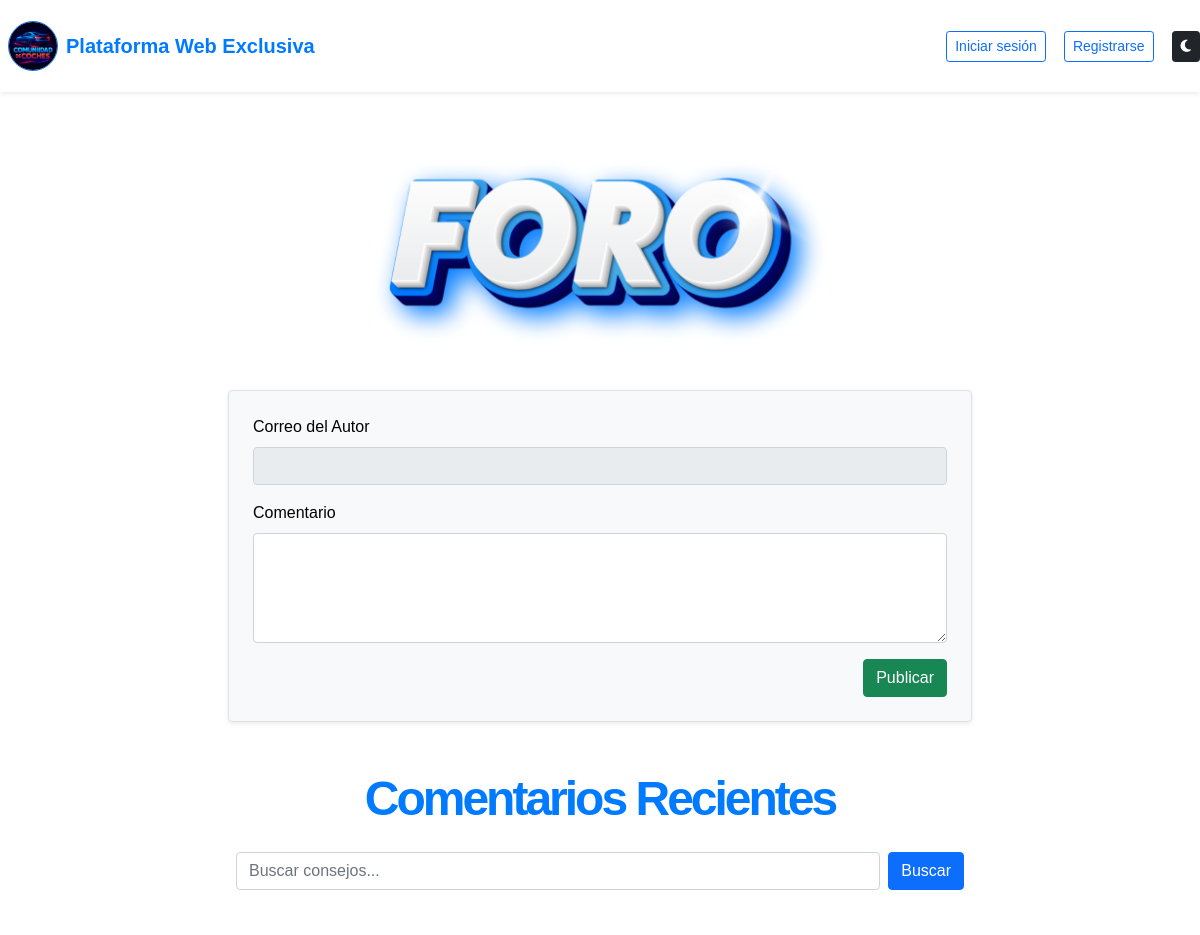
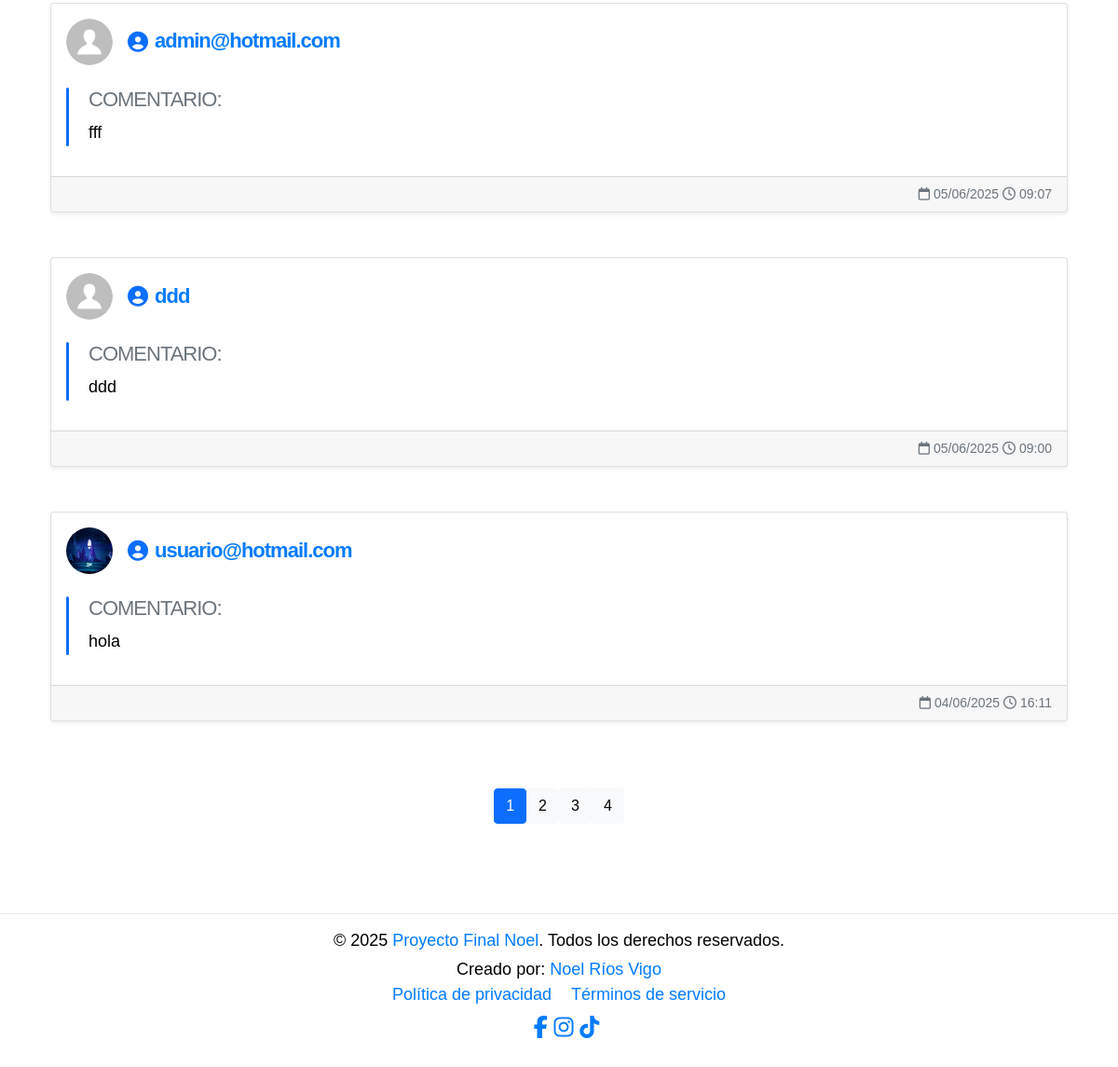
The app's page /foros.php with its own data (2 pictures, top to bottom).
### tables this page shows
CREATE TABLE `foros` (
  `id` int(11) NOT NULL,
  `autor` varchar(200) NOT NULL,
  `id_usuario` int(11) NOT NULL,
  `comentarios` text NOT NULL,
  `fecha` datetime DEFAULT current_timestamp()
);

### foros.php (called while the page is built, shortened)
<?php
require('librerias/db_mysql.php');
$conn = db_open();
$busqueda = isset($_GET['busqueda']) ? $_GET['busqueda'] : '';
$por_pagina = 3;
$pagina_actual = isset($_GET['p']) ? max(1, intval($_GET['p'])) : 1;
$offset = ($pagina_actual - 1) * $por_pagina;
$foros = db_query(
    $conn,
    "SELECT f.*,
            COALESCE(u.avatar_path, 'default-avatar.png') as avatar_path,
            COALESCE(u.email, f.autor) as email
     FROM foros f
     LEFT JOIN usuarios u ON f.autor = u.email
     WHERE (? = '' OR f.comentarios LIKE ?)
     ORDER BY f.fecha DESC
     LIMIT ? OFFSET ?",
    ['', '%' . $busqueda . '%', $por_pagina, $offset]
);
require('vistas/plantilla.html.php');

### librerias/db_mysql.php (called while the page is built, shortened)
<?php
function db_query($conn, $sql, $values = null)
{
    try {
        $stmt = mysqli_prepare($conn, $sql);
        if ($values) {
            $types = str_repeat("s", count($values));
            mysqli_stmt_bind_param($stmt, $types, ...$values);
        }
        mysqli_stmt_execute($stmt);
        $res = mysqli_stmt_get_result($stmt);
        if (gettype($res) == 'boolean') {
            return $res;
        } else {
            $data = mysqli_fetch_all($res, MYSQLI_ASSOC);
            return $data;
        }
    } catch (Exception $e) {
        echo "Error: " . $e->getMessage();
        return false;
    }
}

### vistas/foros.html.php (the view, shortened to what this page needs)
<div class="container py-5">
    <div class="text-center mb-4">
        <img src="admin/imagenes/cabeceras/foro.png" alt="Foro" class="section-padding">
    </div>
    <div class="row justify-content-center mb-5">
        <div class="col-md-8">
            <form action="foros.php" method="post" enctype="multipart/form-data" class="p-4 border rounded shadow-sm bg-light">
				<div class="mb-3">
					<label for="autor_visible" class="form-label">Correo del Autor</label>
					<input id="autor_visible" class="form-control" type="text" value="<?php echo $_SESSION['usuario']['email']; ?>" disabled>
				</div>
                <div class="mb-3">
                    <label for="comentarios" class="form-label">Comentario</label>
                    <textarea id="comentarios" class="form-control" name="comentarios" rows="4" required></textarea>
                </div>
                <div class="text-end">
                    <input class="btn btn-success" type="submit" value="Publicar">
                </div>
            </form>
        </div>
    </div>
	<div class="container my-5">
		<h2 class="text-center mb-4">Comentarios Recientes</h2>
		<div class="row justify-content-center mb-5">
			<div class="col-md-8">
				<form method="GET" action="foros.php" class="d-flex">
					<input
						type="text"
						class="form-control me-2"
						name="busqueda"
						placeholder="Buscar consejos..."
						value="<?php echo isset($_GET['busqueda']) ? $_GET['busqueda'] : ''; ?>">
					<button class="btn btn-primary" type="submit">Buscar</button>
				</form>
			</div>
		</div>
		<div class="row">
			<?php if (!empty($foros)): ?>
				<?php foreach ($foros as $foro): ?>
					  <div class="col-12 mb-5 d-flex">
						<div class="card shadow-sm w-100">
							<div class="card-body">
								<div class="d-flex align-items-center mb-3">
									<img
										src="assets/images/usuarios/<?php echo !empty($foro['avatar_path']) ? $foro['avatar_path'] : 'default-avatar.png'; ?>"
										alt="Avatar de <?php echo $foro['autor']; ?>"
										class="rounded-circle me-3"
										width="50"
										height="50">
									<h6 class="mb-0 fw-semibold d-flex align-items-center">
										<i class="fas fa-user-circle me-2 text-primary"></i>
										<span><?php echo $foro['email']; ?></span>
									</h6>
								</div>
								<div class="comment-content mt-4 mb-3 position-relative">
								<div class="position-absolute top-0 start-0 h-100" style="width: 3px; background-color: #0d6efd; border-radius: 3px;"></div>
									<div class="ps-4">
										<h6 class="text-muted mb-2 fw-normal">COMENTARIO:</h6>
										<p class="card-text mb-0 text-break" style="line-height: 1.6;">
											<?php echo $foro['comentarios']; ?>
										</p>
									</div>
								</div>
							</div>
							<div class="card-footer text-muted text-end small">
								<i class="far fa-calendar me-1"></i><?php echo date("d/m/Y", strtotime($foro['fecha'])); ?>
								<i class="far fa-clock me-1"></i><?php echo date("H:i", strtotime($foro['fecha'])); ?>
							</div>
						</div>
					</div>
				<?php endforeach; ?>
			<?php else: ?>
				<div class="col-12">
					<p class="text-center text-muted">No hay comentarios disponibles.</p>
				</div>
			<?php endif; ?>
		<div class="d-flex justify-content-center mt-4">
			<?php include("paginacion.html.php"); ?>
		</div>
	</div>
</div>

### assets/css/templatemo-first-portfolio-style.css (style rules this page uses)
:root { --white-color: #ffffff; --primary-color: #007bff; --secondary-color: #007bff; --section-bg-color: #f9f9f9; --dark-color: #000000; --p-color: #717275; --border-color: #e9eaeb; --featured-border-color: #727aab; --body-font-family: 'DM Sans', sans-serif; --h1-font-size: 62px; --h2-font-size: 48px; --h3-font-size: 36px; --h4-font-size: 32px; --h5-font-size: 24px; --h6-font-size: 22px; --p-font-size: 18px; --menu-font-size: 12px; --copyright-font-size: 14px; --font-weight-normal: 400; --font-weight-medium: 500; --font-weight-bold: 700; --border-radius-large: 100px; --border-radius-medium: 20px; --border-radius-small: 10px; }
body { display: flex; flex-direction: column; padding-top: 50px; }
h2, h3, h4, h5, h6 { color: var(--p-color); }
h1, h2, h3, h4, h5, h6 { font-weight: var(--font-weight-bold); letter-spacing: -1px; }
h2 { font-size: var(--h2-font-size); color: var(--secondary-color); letter-spacing: -3px; }
h6 { font-size: var(--h6-font-size); }
p { color: var(--p-color); font-size: var(--p-font-size); font-weight: var(--font-weight-normal); }
a, button { touch-action: manipulation; transition: all 0.3s; }
.section-padding { width: 100%; max-width: 500px; height: auto; display: block; margin-left: auto; margin-right: auto; margin-top: 20px; }

### assets/css/script.css (style rules this page uses)
:root { --background-color: #ffffff; --white-color: #ffffff; --primary-color: #007bff; --secondary-color: #007bff; --section-bg-color: #ffffff; --dark-color: #000000; --p-color: #000; --border-color: #e9eaeb; --featured-border-color: #727aab; --body-font-family: Arial, sans-serif; --svg-bg-color: #ffffff; }
body { background-color: var(--background-color); color: var(--text-color); font-family: var(--body-font-family); }
h1, h2, h3, h4, h5, h6 { color: var(--primary-color); }
p { color: var(--p-color); }

### records on screen
foros: email "admin@hotmail.com", comentarios "fff", fecha "05/06/2025", fecha "09:07"
foros: email "ddd", comentarios "ddd", fecha "05/06/2025", fecha "09:00"
foros: shows a picture, email "usuario@hotmail.com", comentarios "hola", fecha "04/06/2025", fecha "16:11"
